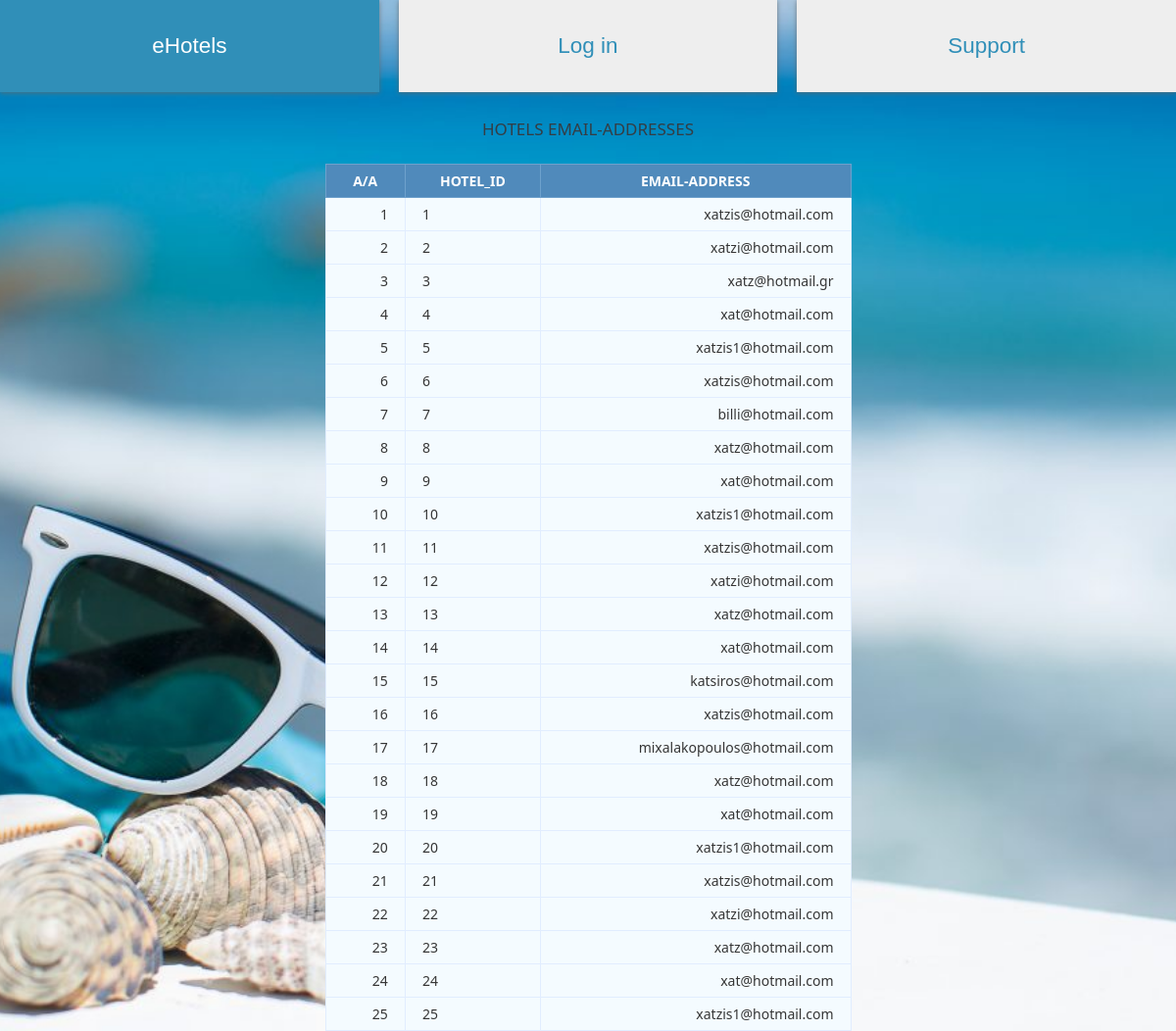
/Html,php/view_hotel_email_address.php, run on the app's committed database.
### tables this page shows
CREATE TABLE `hotel_email_address` (
  `Email_address` varchar(45) NOT NULL,
  `Hotel_Hotel_id` int(11) NOT NULL
);

### Html,php/view_hotel_email_address.php (the view, shortened to what this page needs)
<html lang="gre">
  <head>
    <?php include "cssCode.php" ?>
</head>
  <body>
    <div class="wrapper">
      <?php include "top_buttons.php"  ?>
<html>
<body>
<?php
$conn = mysqli_connect("127.0.0.1","root","","test");
$sql = "SELECT *
			FROM hotel_email_address";
$query = mysqli_query($conn, $sql);
?>
<html>
<head>
</head>
<body>
	<b><h1>Hotels Email-addresses</h1><br></b>
	<table class="data-table">
		<thead>
			<tr>
				<th>A/A</th>
				<th>Hotel_ID</th>
				<th>Email-address</th>
			</tr>
		</thead>
		<tbody>
		<?php
		$no 	= 1;
 		while ($row = mysqli_fetch_array($query))
		{
 			echo '<tr>
					<td>'.$no.'</td>
					<td>'.$row['Hotel_Hotel_id'].'</td>
					<td>'.$row['Email_address'].'</td>
 				</tr>';
 			$no++;
		}?>
		</tbody>
	</table>
</body>
</html>

### Html,php/w3.css (style rules this page uses)
:root { --primary:rgb(83, 168, 230); --dark:rgb(48, 143, 184); --light:#fff; --shadow:0 1px 5px rgba(104,104,104, 0.8); --advancedSearch:#eee; }
html { box-sizing:border-box }
*,*:before,*:after { box-sizing:inherit }
html { -ms-text-size-adjust:100%;-webkit-text-size-adjust:100% }
body { margin:0 }
html,body { font-family:Verdana,sans-serif;font-size:15px;line-height:1.5 }
html { overflow-x:hidden }
h1 { font-size:36px }
h1,h2,h3,h4,h5,h6 { font-family:"Segoe UI",Arial,sans-serif;font-weight:400;margin:10px 0 }

### Html,php/eHotels.css (style rules this page uses)
:root { --primary:rgb(83, 168, 230); --dark:rgb(48, 143, 184); --light:#fff; --shadow:0 1px 5px rgba(104,104,104, 0.8); --advancedSearch:rgb(0, 0, 0); }
* { margin:0; padding:0; }
body { background-color:rgb(251, 253, 255); background: url("./image/eHotels.jpg"); background-size: cover; background-position: bottom; }

### Html,php/checkbox.css (style rules this page uses)
:root { --primary:rgb(83, 168, 230); --dark:rgb(48, 143, 184); --light:#fff; --shadow:0 1px 5px rgba(104,104,104, 0.8); }

### Html,php/view_hotel_email_address.php (style rules this page uses)
body { font-size: 15px; color: #343d44; font-family: "segoe-ui", "open-sans", tahoma, arial; padding: 0; margin: 0; }
table { margin: auto; font-family: "Lucida Sans Unicode", "Lucida Grande", "Segoe Ui"; font-size: 12px; }
h1 { margin: 25px auto 0; text-align: center; text-transform: uppercase; font-size: 17px; }
table td { transition: all .5s; }
.data-table { border-collapse: collapse; font-size: 14px; min-width: 537px; }
.data-table th, .data-table td { border: 1px solid #e1edff; padding: 7px 17px; }
.data-table thead th { background-color: #508abb; color: #FFFFFF; border-color: #6ea1cc !important; text-transform: uppercase; }
.data-table tbody td { color: #353535; }
.data-table tbody td:first-child, .data-table tbody td:nth-child(4), .data-table tbody td:last-child { text-align: right; }
.data-table tbody tr:nth-child(odd) td { background-color: #f4fbff; }
.data-table tbody tr:nth-child(even) td { background-color: #f4fbff; }

### data on the page
hotel_email_address: Hotel_Hotel "1", Email_address "xatzis@hotmail.com"
hotel_email_address: Hotel_Hotel "2", Email_address "xatzi@hotmail.com"
hotel_email_address: Hotel_Hotel "3", Email_address "xatz@hotmail.gr"
hotel_email_address: Hotel_Hotel "4", Email_address "xat@hotmail.com"
hotel_email_address: Hotel_Hotel "5", Email_address "xatzis1@hotmail.com"
hotel_email_address: Hotel_Hotel "6", Email_address "xatzis@hotmail.com"
hotel_email_address: Hotel_Hotel "7", Email_address "billi@hotmail.com"
hotel_email_address: Hotel_Hotel "8", Email_address "xatz@hotmail.com"
hotel_email_address: Hotel_Hotel "9", Email_address "xat@hotmail.com"
hotel_email_address: Hotel_Hotel "10", Email_address "xatzis1@hotmail.com"
hotel_email_address: Hotel_Hotel "11", Email_address "xatzis@hotmail.com"
hotel_email_address: Hotel_Hotel "12", Email_address "xatzi@hotmail.com"
hotel_email_address: Hotel_Hotel "13", Email_address "xatz@hotmail.com"
hotel_email_address: Hotel_Hotel "14", Email_address "xat@hotmail.com"
hotel_email_address: Hotel_Hotel "15", Email_address "katsiros@hotmail.com"
hotel_email_address: Hotel_Hotel "16", Email_address "xatzis@hotmail.com"
hotel_email_address: Hotel_Hotel "17", Email_address "mixalakopoulos@hotmail.com"
hotel_email_address: Hotel_Hotel "18", Email_address "xatz@hotmail.com"
hotel_email_address: Hotel_Hotel "19", Email_address "xat@hotmail.com"
hotel_email_address: Hotel_Hotel "20", Email_address "xatzis1@hotmail.com"
hotel_email_address: Hotel_Hotel "21", Email_address "xatzis@hotmail.com"
hotel_email_address: Hotel_Hotel "22", Email_address "xatzi@hotmail.com"
hotel_email_address: Hotel_Hotel "23", Email_address "xatz@hotmail.com"
hotel_email_address: Hotel_Hotel "24", Email_address "xat@hotmail.com"
hotel_email_address: Hotel_Hotel "25", Email_address "xatzis1@hotmail.com"

### other printed values
$loggedInAs "Log in"
